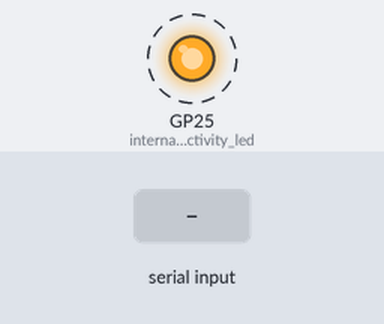
Recording of a program running on a simulated Raspberry Pi Pico running MicroPython. Shown: output pins drawn as LEDs (lit = HIGH). Dashed ring = blinking. The test bench sets the inputs (shaded band). What the program prints to the serial console is not drawn.

Above: at 1.25 s.
1.3 s: "1" received over the second serial link
Timing chart, 0 to 10.3 s (numbered marks = the images above; inputs shaded):
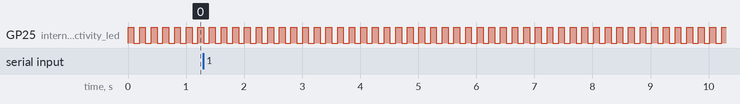

Measured:
- by itself, GP25 (internal_activity_led): alternates HIGH for 0.10 s and LOW for 0.10 s

The program:

serial_test.py
```python
import time
from machine import UART, Pin

uart = UART(1, baudrate=115200, bits=8, parity=None, stop=1, tx=Pin(8), rx=Pin(9))

internal_activity_led = Pin(25, Pin.OUT)

while True:
    for n in range(255):
        internal_activity_led.toggle()
        uart.write('Number: {:X}'.format(n))
        print(uart.read())
        time.sleep(0.1)
    
```
